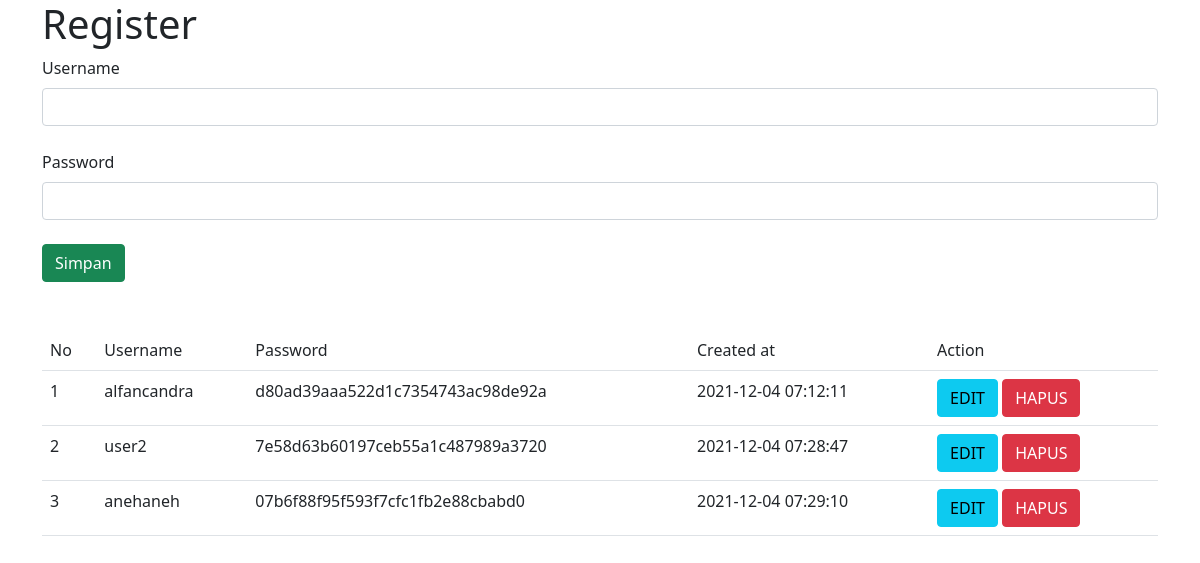
The page / on the database its author committed.
### tables this page shows
CREATE TABLE `users` (
  `id` int(11) NOT NULL,
  `username` varchar(255) NOT NULL,
  `password` varchar(255) NOT NULL,
  `created_at` datetime NOT NULL
);

### index.php (the view, shortened to what this page needs)
<!DOCTYPE html>
<html lang="en">
<head>
    <link href="https://cdn.jsdelivr.net/npm/bootstrap@5.0.2/dist/css/bootstrap.min.css" rel="stylesheet">
</head>
<body>
    <div class="container">
        <h1>Register</h1>
        <form action="" method="POST">
            <div class="">
                <label for="exampleFormControlInput1" class="form-label">Username</label>
                <input class="form-control" type="text" name="username"><br>
            </div>
            <div class="">
                <label for="exampleFormControlInput1" class="form-label">Password</label>
                <input class="form-control" type="password" name="password"><br>
            </div>
            <button class="btn btn-success" type="submit" name="simpan">Simpan</button>
        </form>
        <table class="table table-hover mt-5">
            <tr>
                <td>No</td>
                <td>Username</td>
                <td>Password</td>
                <td>Created at</td>
                <td>Action</td>
            </tr>
            <?php
                include 'koneksi.php';
                $no = 1;
                $sql = mysqli_query($koneksi,"SELECT * FROM users");
                while($d = mysqli_fetch_array($sql)){
            ?>
            <tr>
                <td><?= $no++; ?></td>
                <td><?= $d['username']; ?></td>
                <td><?= $d['password']; ?></td>
                <td><?= $d['created_at']; ?></td>
                <td>
                    <a href="edit.php?id=<?= $d['id']; ?>" class="btn btn-info">EDIT</a>
                    <a href="hapus.php?id=<?= $d['id']; ?>" class="btn btn-danger">HAPUS</a>
                </td>
            </tr>
            <?php
            }
            ?>
        </table>
    </div>
</body>
</html>

### rows shown on the page
users: username "alfancandra", password "d80ad39aaa522d1c7354743ac98de92a", created_at "2021-12-04 07:12:11"
users: username "user2", password "7e58d63b60197ceb55a1c487989a3720", created_at "2021-12-04 07:28:47"
users: username "anehaneh", password "07b6f88f95f593f7cfc1fb2e88cbabd0", created_at "2021-12-04 07:29:10"
